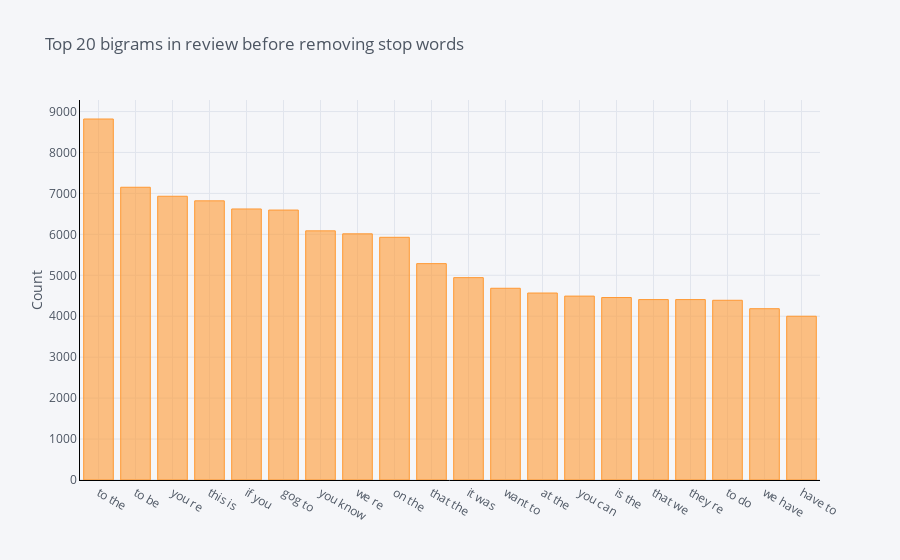

The notebook cell saved with this chart:
### Markdown cell above
## The distribution of top bigrams before removing stop words

### Code cell
def get_top_n_bigram(corpus, n=None):
    vec = CountVectorizer(ngram_range=(2, 2)).fit(corpus)
    bag_of_words = vec.transform(corpus)
    sum_words = bag_of_words.sum(axis=0) 
    words_freq = [(word, sum_words[0, idx]) for word, idx in vec.vocabulary_.items()]
    words_freq =sorted(words_freq, key = lambda x: x[1], reverse=True)
    return words_freq[:n]
common_words = get_top_n_bigram(df['text'], 20)
df3 = pd.DataFrame(common_words, columns = ['text' , 'count'])
df3
df3.groupby('text').sum()['count'].sort_values(ascending=False).iplot(
    kind='bar', yTitle='Count', linecolor='black', title='Top 20 bigrams in review before removing stop words')

### Figure 1 — Plotly figure (JSON) as saved in the notebook; plotly's stock layout.template omitted (floating-point values rounded to 4 significant figures)
{"data": [{"marker": {"color": "rgba(255, 153, 51, 0.6)", "line": {"color": "rgba(255, 153, 51, 1.0)", "width": 1}}, "name": "count", "orientation": "v", "text": "", "type": "bar", "x": ["to the", "to be", "you re", "this is", "if you", "gog to", "you know", "we re", "on the", "that the", "it was", "want to", "at the", "you can", "is the", "that we", "they re", "to do", "we have", "have to"], "y": [8818, 7151, 6931, 6819, 6620, 6594, 6086, 6013, 5928, 5285, 4943, 4683, 4567, 4492, 4457, 4407, 4407, 4390, 4184, 4000]}], "layout": {"legend": {"bgcolor": "#F5F6F9", "font": {"color": "#4D5663"}}, "paper_bgcolor": "#F5F6F9", "plot_bgcolor": "#F5F6F9", "title": {"font": {"color": "#4D5663"}, "text": "Top 20 bigrams in review before removing stop words"}, "xaxis": {"gridcolor": "#E1E5ED", "linecolor": "black", "showgrid": true, "tickfont": {"color": "#4D5663"}, "title": {"font": {"color": "#4D5663"}, "text": ""}, "zerolinecolor": "#E1E5ED"}, "yaxis": {"gridcolor": "#E1E5ED", "linecolor": "black", "showgrid": true, "tickfont": {"color": "#4D5663"}, "title": {"font": {"color": "#4D5663"}, "text": "Count"}, "zerolinecolor": "#E1E5ED"}}}
